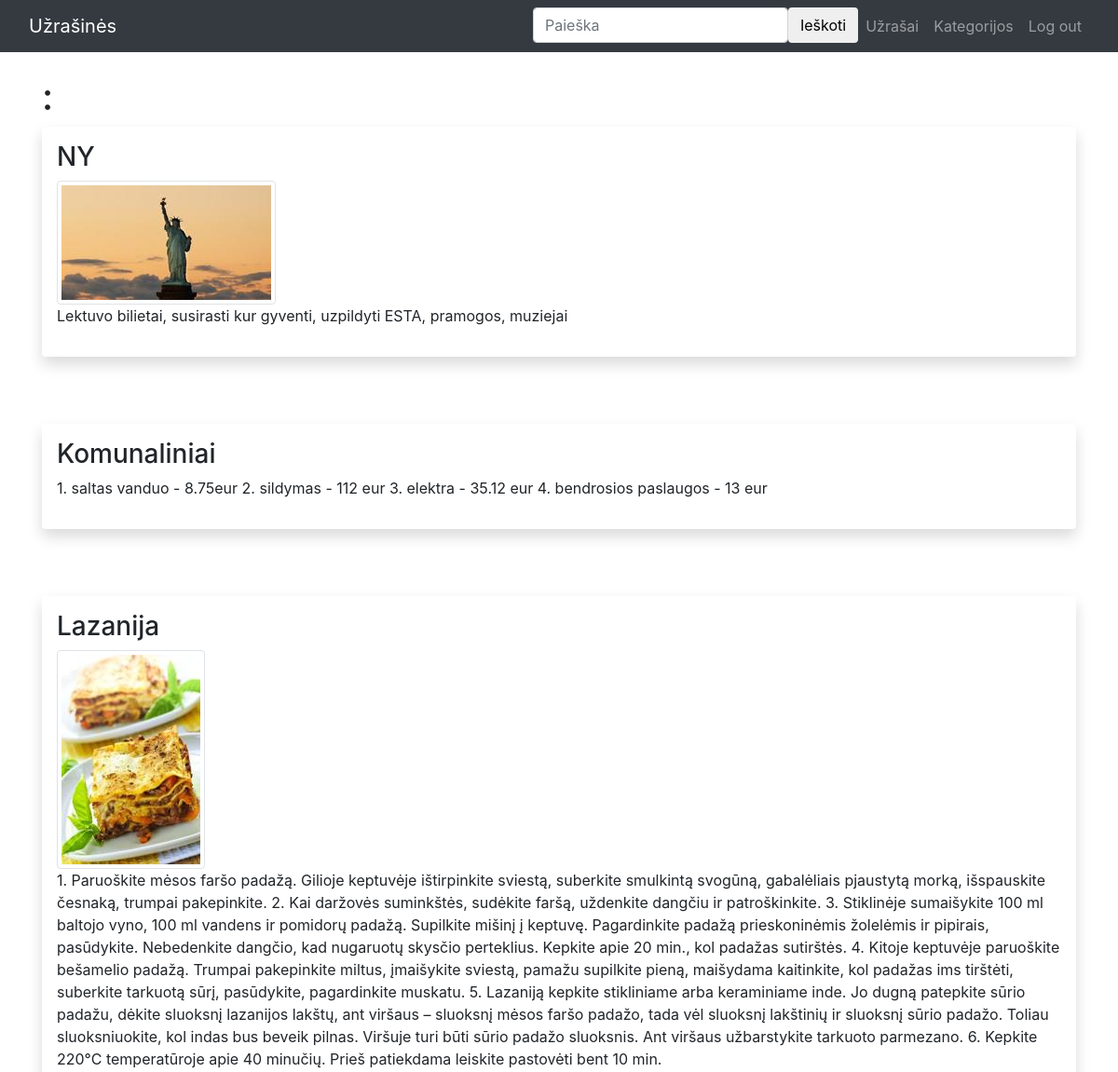
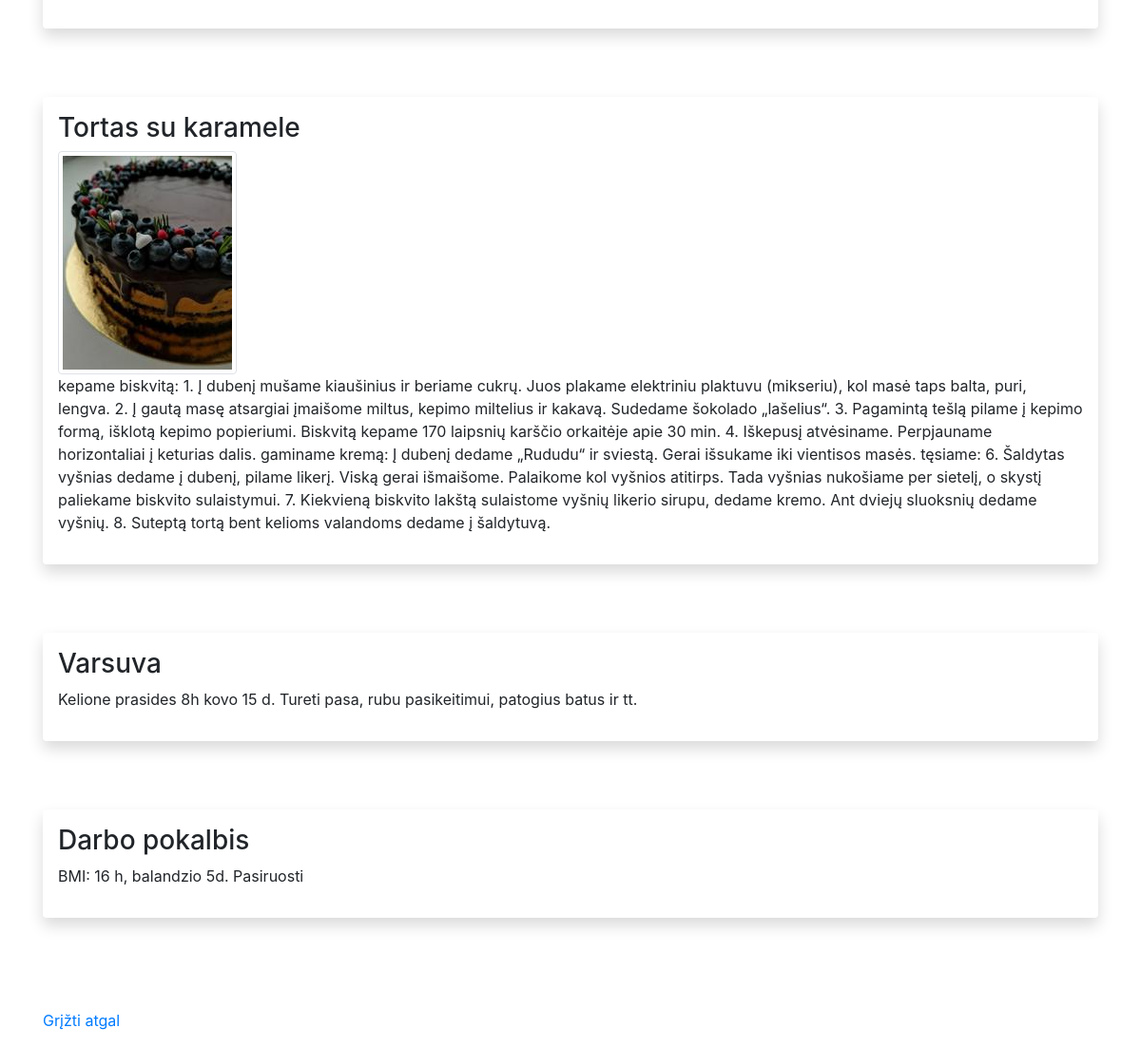
Page /filter (signed in) on the committed database (2 pictures, top to bottom).
### app.py (models this page shows)
class Note(db.Model):
    __tablename__ = "notes"
    id = db.Column(db.Integer, primary_key=True)
    title = db.Column("Title", db.String(20), nullable=False)
    text =db.Column("Text", db.Text, nullable=False)
    photo = db.Column("Image", db.String(20), nullable=True)
    user_id = db.Column(db.Integer, db.ForeignKey("user.id"))
    user = db.relationship("User", lazy=True)
    categories = db.relationship('Category', secondary=notes_categories, back_populates="notes")

### app.py (the view)
@app.route("/filter")
@login_required
def filter_notes():
    category_id = request.args.get('category')
    category = Category.query.get(category_id)
    if category:
        notes = category.notes
    else:
        notes = Note.query.all()
    return render_template("filter.html", notes=notes, category=category)

### forms.py
class SearchForm(FlaskForm):
    searched = StringField('Paieška', [DataRequired()])
    submit = SubmitField('Ieškoti')

### app.py (called while the page is built)
@login_manager.user_loader
def load_user(user_id):
    return User.query.get(int(user_id))

@app.context_processor
def base():
    form = forms.SearchForm()
    return dict(form = form)

### templates/filter.html
{% extends "base.html" %} {% block content %}
    <h1>{{ category.name }}:</h1>
      {% for note in notes %}
      <div class="shadow p-3 mb-5 bg-body rounded">
        <h3>{{ note.title }}</h3>
                {% if note.photo %}
        <img class="img-thumbnail" src="{{ note.photo }}" />
        {% endif %}
        <p>{{ note.text }}</p>
</div>
    <br>
    {% endfor %}
    <br>
    <p><a href="{{ url_for('note') }}">Grįžti atgal</a></p>
{% endblock %}

### rows in the picture
Note: title "NY", photo (picture), text "Lektuvo bilietai, susirasti kur gyventi, uzpildyti ESTA, pramogos, muziejai"
Note: title "Komunaliniai", text "1. saltas vanduo - 8.75eur 2. sildymas - 112 eur 3. elektra - 35.12 eur 4. bendrosios paslaugos - 13 eur"
Note: title "Lazanija", photo (picture), text "1. Paruoškite mėsos faršo padažą. Gilioje keptuvėje ištirpinkite sviestą, suberkite smulkintą svogūną, gabalėliais pjaustytą morką, išspauskite česnaką, trumpai pakepinkite. 2. Kai daržovės suminkštės, sudėkite faršą, uždenkite dangčiu ir patroškinkite. 3. Stiklinėje sumaišykite 100 ml baltojo vyno, 100 ml vandens ir pomidorų padažą. Supilkite mišinį į keptuvę. Pagardinkite padažą prieskoninėmis žolelėmis ir pipirais, pasūdykite. Nebedenkite dangčio, kad nugaruotų skysčio perteklius. Kepkite apie 20 min., kol padažas sutirštės. 4. Kitoje keptuvėje paruoškite bešamelio padažą. Trumpai pakepinkite miltus, įmaišykite sviestą, pamažu supilkite pieną, maišydama kaitinkite, kol padažas ims…"
Note: title "Tortas su karamele", photo (picture), text "kepame biskvitą: 1. Į dubenį mušame kiaušinius ir beriame cukrų. Juos plakame elektriniu plaktuvu (mikseriu), kol masė taps balta, puri, lengva. 2. Į gautą masę atsargiai įmaišome miltus, kepimo miltelius ir kakavą. Sudedame šokolado „lašelius“. 3. Pagamintą tešlą pilame į kepimo formą, išklotą kepimo popieriumi. Biskvitą kepame 170 laipsnių karščio orkaitėje apie 30 min. 4. Iškepusį atvėsiname. Perpjauname horizontaliai į keturias dalis. gaminame kremą: Į dubenį dedame „Rududu“ ir sviestą. Gerai išsukame iki vientisos masės. tęsiame: 6. Šaldytas vyšnias dedame į dubenį, pilame likerį. Viską gerai išmaišome. Palaikome kol vyšnios atitirps. Tada vyšnias nukošiame per sietelį, o skystį…"
Note: title "Varsuva", text "Kelione prasides 8h kovo 15 d. Tureti pasa, rubu pasikeitimui, patogius batus ir tt."
Note: title "Darbo pokalbis", text "BMI: 16 h, balandzio 5d. Pasiruosti"
